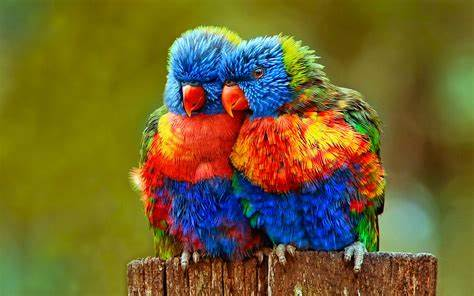
#> input picture Python/aaa.jpeg, 474 x 296 px
$ jupyter execute Negative_Transform.ipynb
#> lines starting #> are read from the running program, lines starting #| are printed output that depends on the picture
[cell 1]
import numpy as np
import matplotlib.pyplot as plt
import cv2 as cv


t=np.arange(255,-1,-1).astype(np.uint8)
fig,ax=plt.subplots()
ax.plot(t)
ax.set_xlabel(r'input, $f(\mathbf{x})$')
ax.set_ylabel(r'output, $\mathrm{T} [f(\mathbf{x})]$')
ax.set_xlim(0,255)
ax.set_ylim(0,255)
ax.set_aspect("equal")
plt.savefig('transform.jpeg')
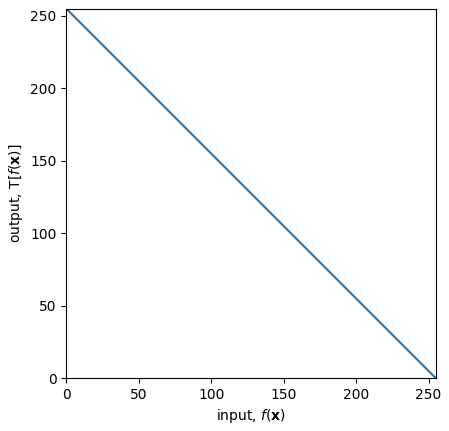
#> figure drawn by matplotlib, 1 panel; curve peaks at x = 0, y = 255
plt.show()
f=cv.imread('aaa.jpeg',cv.IMREAD_GRAYSCALE)
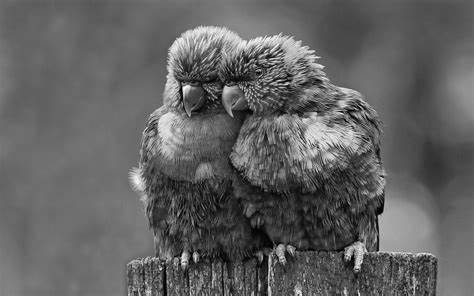
#> f: shape (296, 474); min 0, max 255, mean 97.9
print(f.shape)
#| (296, 474)
#g=t[f]
cv.namedWindow('image',cv.WINDOW_AUTOSIZE)
cv.imshow('image',f)
cv.waitKey(0)

image_transformed=cv.LUT(f,t)
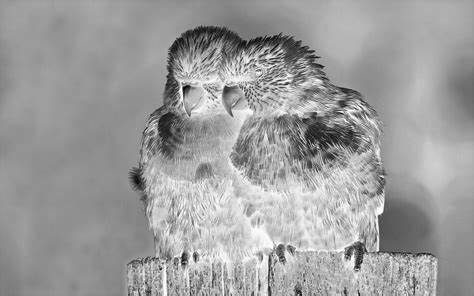
#> image_transformed: shape (296, 474); min 0, max 255, mean 157.1
cv.imshow('image_transformed',image_transformed)
cv.waitKey(0)
cv.destroyAllWindows()
